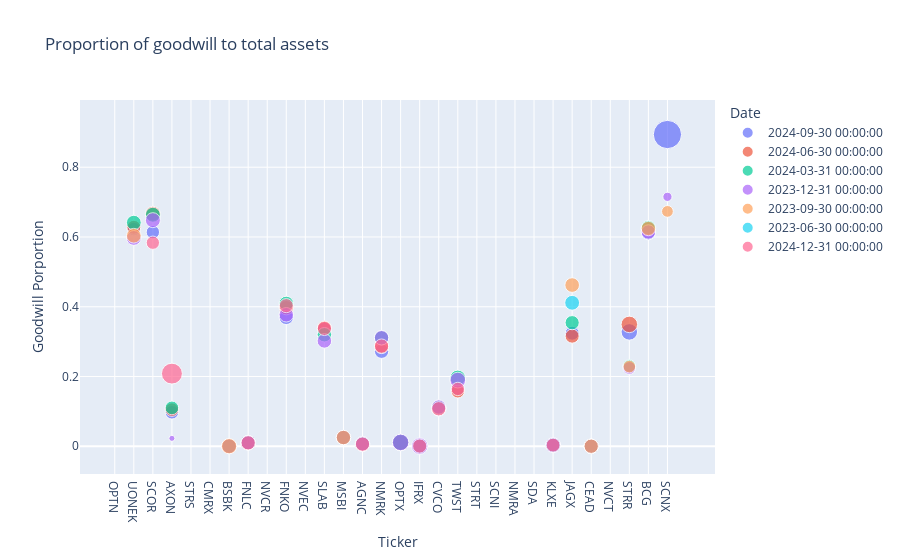

Notebook code for this chart:
### Markdown cell above
# 2.1 PROFITABILITY vs. Cost control
I choose a bar chart to horizontally compare the gross profit and sales management expenses of different companies. High gross profit but a large proportion of expenses may imply efficiency issues.Many companies have a high proportion of operating expenses, and the differences in operating and revenue levels between these companies are often significant. Therefore, directly comparing their operating amounts may not be a good choice. I chose to analyze their asset and cash flow composition to determine the operational health of this company

### Code cell
balance['Goodwill And Other Intangible Assets'] = balance['Goodwill And Other Intangible Assets'].fillna(0)
balance['Total Assets'] = balance['Total Assets'].fillna(0)

# Calculate the proportion of goodwill to total assets
balance['Goodwill/Assets'] = balance['Goodwill And Other Intangible Assets'] / balance['Total Assets']

# Group by Ticker and calculate the total goodwill of each Ticker
ticker_total_goodwill = balance.groupby('Ticker')['Goodwill And Other Intangible Assets'].transform('sum')

# Avoid zero denominator: Set the denominator of a company with zero total goodwill to 1 (avoid NaN), and replace it with 1 if the total goodwill is 0
ticker_total_goodwill = ticker_total_goodwill.replace(0, 1)  

# Calculate the relative proportion
balance['Goodwill_Ticker_Relative'] = (
    balance['Goodwill And Other Intangible Assets'] / ticker_total_goodwill
)

fig2 = px.scatter(
    balance,
    x='Ticker',
    y='Goodwill/Assets',
    size='Goodwill_Ticker_Relative',  
    color='Date',
    title='Proportion of goodwill to total assets ',
    labels={'Goodwill/Assets': 'Goodwill Porportion'}
)
fig2.show()

### Figure 1 — Plotly figure (JSON) as saved in the notebook; plotly's stock layout.template omitted (floating-point values rounded to 4 significant figures)
{"data": [{"hovertemplate": "Date=2024-09-30 00:00:00<br>Ticker=%{x}<br>Goodwill Porportion=%{y}<br>Goodwill_Ticker_Relative=%{marker.size}<extra></extra>", "legendgroup": "2024-09-30 00:00:00", "marker": {"color": "#636efa", "size": [0, 0.1761, 0.1739, 0.1781, 0, 0, 0.1718, 0.2, 0, 0.1975, 0, 0.1973, 0.1967, 0.2, 0.1992, 0.2294, 0.1683, 0.1998, 0.1736, 0, 0, 0, 0, 0.1852, 0.1887, 0.2, 0, 0.2644, 0.1986, 0.7773], "sizemode": "area", "sizeref": 0.001943, "symbol": "circle"}, "mode": "markers", "name": "2024-09-30 00:00:00", "orientation": "v", "showlegend": true, "type": "scatter", "x": ["OPTN", "UONEK", "SCOR", "AXON", "STRS", "CMRX", "BSBK", "FNLC", "NVCR", "FNKO", "NVEC", "SLAB", "MSBI", "AGNC", "NMRK", "OPTX", "IFRX", "CVCO", "TWST", "STRT", "SCNI", "NMRA", "SDA", "KLXE", "JAGX", "CEAD", "NVCT", "STRR", "BCG", "SCNX"], "xaxis": "x", "y": [0, 0.6227, 0.6139, 0.09742, 0, 0, 0.000169, 0.009752, 0, 0.3694, 0, 0.3349, 0.02494, 0.005871, 0.2724, 0.009154, 0.00055, 0.1069, 0.1633, 0, 0, 0, 0, 0.003081, 0.3241, 0.0001614, 0, 0.3279, 0.6121, 0.8938], "yaxis": "y"}, {"hovertemplate": "Date=2024-06-30 00:00:00<br>Ticker=%{x}<br>Goodwill Porportion=%{y}<br>Goodwill_Ticker_Relative=%{marker.size}<extra></extra>", "legendgroup": "2024-06-30 00:00:00", "marker": {"color": "#EF553B", "size": [0, 0.188, 0.2171, 0.1795, 0, 0, 0.1854, 0.2, 0, 0.2, 0, 0.1998, 0.1982, 0.2, 0.199, 0.2431, 0.1723, 0.2003, 0.1741, 0, 0, 0, 0, 0.1975, 0.1933, 0.2, 0, 0.2657, 0.1993, 0], "sizemode": "area", "sizeref": 0.001943, "symbol": "circle"}, "mode": "markers", "name": "2024-06-30 00:00:00", "orientation": "v", "showlegend": true, "type": "scatter", "x": ["OPTN", "UONEK", "SCOR", "AXON", "STRS", "CMRX", "BSBK", "FNLC", "NVCR", "FNKO", "NVEC", "SLAB", "MSBI", "AGNC", "NMRK", "OPTX", "IFRX", "CVCO", "TWST", "STRT", "SCNI", "NMRA", "SDA", "KLXE", "JAGX", "CEAD", "NVCT", "STRR", "BCG", "SCNX"], "xaxis": "x", "y": [0, 0.6279, 0.6668, 0.1051, 0, 0, 0.0001831, 0.009934, 0, 0.3973, 0, 0.339, 0.02511, 0.006601, 0.2863, 0.01028, 0.0004824, 0.1085, 0.1576, 0, 0, 0, 0, 0.003257, 0.3158, 0.0001458, 0, 0.3494, 0.6226, 0], "yaxis": "y"}, {"hovertemplate": "Date=2024-03-31 00:00:00<br>Ticker=%{x}<br>Goodwill Porportion=%{y}<br>Goodwill_Ticker_Relative=%{marker.size}<extra></extra>", "legendgroup": "2024-03-31 00:00:00", "marker": {"color": "#00cc96", "size": [0, 0.212, 0.2178, 0.1816, 0, 0, 0.1995, 0.2, 0, 0.2027, 0, 0.2027, 0.1999, 0.2, 0.2009, 0.2569, 0.2002, 0.2008, 0.2384, 0, 0, 0, 0.2099, 0.1955, 0.2, 0, 0.1552, 0.2, 0], "sizemode": "area", "sizeref": 0.001943, "symbol": "circle"}, "mode": "markers", "name": "2024-03-31 00:00:00", "orientation": "v", "showlegend": true, "type": "scatter", "x": ["OPTN", "UONEK", "SCOR", "AXON", "STRS", "CMRX", "BSBK", "FNLC", "NVCR", "FNKO", "NVEC", "SLAB", "MSBI", "AGNC", "NMRK", "OPTX", "IFRX", "CVCO", "TWST", "STRT", "SCNI", "NMRA", "KLXE", "JAGX", "CEAD", "NVCT", "STRR", "BCG", "SCNX"], "xaxis": "x", "y": [0, 0.6411, 0.6638, 0.11, 0, 0, 0.0001999, 0.01029, 0, 0.4095, 0, 0.3198, 0.02509, 0.007318, 0.3109, 0.01137, 0.0004869, 0.1109, 0.1959, 0, 0, 0, 0.003417, 0.3543, 0.0001443, 0, 0.2304, 0.6269, 0], "yaxis": "y"}, {"hovertemplate": "Date=2023-12-31 00:00:00<br>Ticker=%{x}<br>Goodwill Porportion=%{y}<br>Goodwill_Ticker_Relative=%{marker.size}<extra></extra>", "legendgroup": "2023-12-31 00:00:00", "marker": {"color": "#ab63fa", "size": [0, 0.2125, 0.2187, 0.03537, 0, 0, 0.2141, 0.2, 0, 0.2054, 0, 0.2056, 0.2017, 0.2, 0.2033, 0.2706, 0.2642, 0.1997, 0.2407, 0, 0, 0, 0, 0.2222, 0, 0.2, 0, 0.1595, 0.2007, 0.0827], "sizemode": "area", "sizeref": 0.001943, "symbol": "circle"}, "mode": "markers", "name": "2023-12-31 00:00:00", "orientation": "v", "showlegend": true, "type": "scatter", "x": ["OPTN", "UONEK", "SCOR", "AXON", "STRS", "CMRX", "BSBK", "FNLC", "NVCR", "FNKO", "NVEC", "SLAB", "MSBI", "AGNC", "NMRK", "OPTX", "IFRX", "CVCO", "TWST", "STRT", "SCNI", "NMRA", "SDA", "KLXE", "JAGX", "CEAD", "NVCT", "STRR", "BCG", "SCNX"], "xaxis": "x", "y": [0, 0.5973, 0.6482, 0.02273, 0, 0, 0.0002194, 0.0104, 0, 0.377, 0, 0.3021, 0.0252, 0.007347, 0.3112, 0.01111, 0.0005725, 0.1126, 0.1897, 0, 0, 0, 0, 0.003335, null, 0.0001329, 0, 0.2246, 0.6144, 0.7151], "yaxis": "y"}, {"hovertemplate": "Date=2023-09-30 00:00:00<br>Ticker=%{x}<br>Goodwill Porportion=%{y}<br>Goodwill_Ticker_Relative=%{marker.size}<extra></extra>", "legendgroup": "2023-09-30 00:00:00", "marker": {"color": "#FFA15A", "size": [0, 0.2114, 0, 0, 0, 0, 0.2292, 0, 0, 0, 0, 0, 0.2035, 0, 0, 0, 0, 0, 0, 0, 0, 0.2089, 0.2, 0, 0.1552, 0.2014, 0.1345], "sizemode": "area", "sizeref": 0.001943, "symbol": "circle"}, "mode": "markers", "name": "2023-09-30 00:00:00", "orientation": "v", "showlegend": true, "type": "scatter", "x": ["OPTN", "UONEK", "SCOR", "AXON", "STRS", "CMRX", "BSBK", "FNLC", "NVCR", "FNKO", "NVEC", "SLAB", "MSBI", "AGNC", "NMRK", "IFRX", "CVCO", "TWST", "STRT", "SCNI", "NMRA", "JAGX", "CEAD", "NVCT", "STRR", "BCG", "SCNX"], "xaxis": "x", "y": [0, 0.6037, null, null, 0, 0, 0.000238, null, null, null, null, null, 0.02508, null, null, null, null, null, null, 0, null, 0.4622, 0.0001245, null, 0.2283, 0.6244, 0.6734], "yaxis": "y"}, {"hovertemplate": "Date=2023-06-30 00:00:00<br>Ticker=%{x}<br>Goodwill Porportion=%{y}<br>Goodwill_Ticker_Relative=%{marker.size}<extra></extra>", "legendgroup": "2023-06-30 00:00:00", "marker": {"color": "#19d3f3", "size": [0, 0, 0, 0, 0, 0, 0, 0, 0, 0, 0, 0, 0, 0, 0, 0, 0, 0, 0, 0, 0.2137, 0, 0, 0, 0, 0.005441], "sizemode": "area", "sizeref": 0.001943, "symbol": "circle"}, "mode": "markers", "name": "2023-06-30 00:00:00", "orientation": "v", "showlegend": true, "type": "scatter", "x": ["OPTN", "UONEK", "SCOR", "AXON", "STRS", "CMRX", "FNLC", "NVCR", "FNKO", "SLAB", "AGNC", "NMRK", "OPTX", "IFRX", "CVCO", "TWST", "STRT", "SCNI", "NMRA", "SDA", "JAGX", "CEAD", "NVCT", "STRR", "BCG", "SCNX"], "xaxis": "x", "y": [null, null, null, null, null, null, null, null, null, null, null, null, 0, null, null, null, null, null, null, 0, 0.4114, null, null, null, null, null], "yaxis": "y"}, {"hovertemplate": "Date=2024-12-31 00:00:00<br>Ticker=%{x}<br>Goodwill Porportion=%{y}<br>Goodwill_Ticker_Relative=%{marker.size}<extra></extra>", "legendgroup": "2024-12-31 00:00:00", "marker": {"color": "#FF6692", "size": [0.1724, 0.4254, 0.2, 0, 0.1945, 0, 0.1947, 0.2, 0.1977, 0.195, 0.1993, 0.1732, 0, 0, 0.1852, 0], "sizemode": "area", "sizeref": 0.001943, "symbol": "circle"}, "mode": "markers", "name": "2024-12-31 00:00:00", "orientation": "v", "showlegend": true, "type": "scatter", "x": ["SCOR", "AXON", "FNLC", "NVCR", "FNKO", "NVEC", "SLAB", "AGNC", "NMRK", "IFRX", "CVCO", "TWST", "STRT", "NMRA", "KLXE", "NVCT"], "xaxis": "x", "y": [0.5835, 0.2083, 0.009707, 0, 0.4032, 0, 0.3377, 0.005976, 0.2872, 0.000668, 0.1075, 0.1644, 0, 0, 0.003287, 0], "yaxis": "y"}], "layout": {"autosize": true, "legend": {"itemsizing": "constant", "title": {"text": "Date"}, "tracegroupgap": 0}, "title": {"text": "Proportion of goodwill to total assets "}, "xaxis": {"anchor": "y", "autorange": true, "domain": [0, 1], "range": [-1.772, 31.28], "title": {"text": "Ticker"}, "type": "category"}, "yaxis": {"anchor": "x", "autorange": true, "domain": [0, 1], "range": [-0.1216, 1.061], "title": {"text": "Goodwill Porportion"}, "type": "linear"}}}
